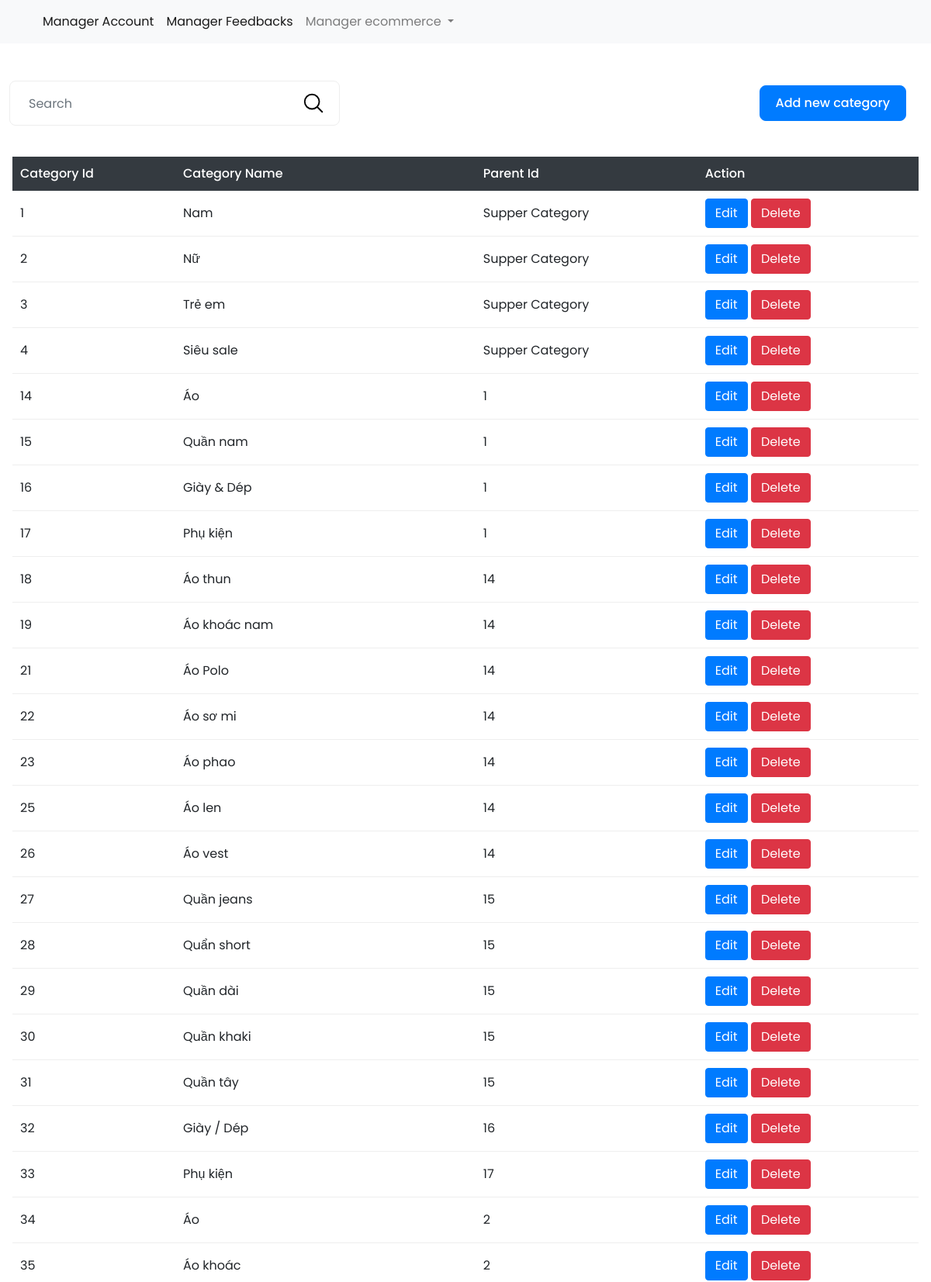
Screenshot of /admin/categories/index.php (upper part) with the database file from the repository.
### tables this page shows
CREATE TABLE `categories` (
  `category_id` int(11) NOT NULL,
  `category_name` varchar(255) NOT NULL,
  `parent_id` int(11) DEFAULT NULL
);

### app/models/Template.php (called while the page is built, shortened)
<?php
class Template
{
    public function render($view, $data)
    {
        extract($data);
        include BASE_URL . 'app/views/' . $view . '.php';
        return ob_get_clean();
    }
}

### admin/categories/index.php (called while the page is built, shortened)
<?php
require_once "../../config/database.php";
$category = new Category();
$category_data = $category->getCategories();
$template = new Template();
$data = [
    'title' => 'Quản lý danh mục',
    'slot' => $template->render('blocks/list_category', ['category_data' => $category_data])
];

### app/models/Category.php (called while the page is built, shortened)
<?php
class Category extends Database
{
    public static function getCategories()
    {
        $categoryStmt = parent::$connection->prepare("SELECT * FROM categories");
        return parent::select($categoryStmt);
    }
}

### app/models/Database.php (called while the page is built, shortened)
<?php
class Database
{
    public static function select($stmt)
    {
        if ($stmt) {
            $stmt->execute();
            return $stmt->get_result()->fetch_all(MYSQLI_ASSOC);
        }
    }
}

### app/views/blocks/list_category.php (the view, shortened to what this page needs)
<div class="container-fluid">
	<div class="main row mt-4">
		<div class="manager">
			<div class="w-100 d-flex justify-content-between align-items-center py-4">
				<form class="search" action="" method="get">
					<div class="row py-1 px-1">
						<div class="col-10">
							<input type="text" name="search" id="search" placeholder="Search" class="border-0 form-control" />
						</div>
						<div class="col-2 d-flex aligns-item-center justify-content-center cursor-pointer">
							<button class="bg-white border-0" type="submit">
								<svg style="width: 30px" xmlns="http://www.w3.org/2000/svg" fill="none" viewBox="0 0 24 24" stroke-width="1.5" stroke="currentColor" class="w-6 h-6">
									<path stroke-linecap="round" stroke-linejoin="round" d="M21 21l-5.197-5.197m0 0A7.5 7.5 0 105.196 5.196a7.5 7.5 0 0010.607 10.607z" />
								</svg>
							</button>
						</div>
					</div>
				</form>
				<div>
					<button class="button btn btn-user-add text-white btn-primary" onclick="clickButtonToOn()">
						Add new category
					</button>
				</div>
			</div>
		</div>
		<div class="p-3 w-100">
			<table class="w-100">
				<thead class="bg-dark text-white">
					<th>Category Id</th>
					<th>Category Name</th>
					<th>Parent Id</th>
					<th>Action</th>
				</thead>
				<tbody>
					<?php
					if (isset($category_data)) {
						foreach ($category_data as $key =>
							$category) { ?>
							<tr>
								<td class="py-2"><?= $category["category_id"] ?></td>
								<td class="py-2"><?= $category["category_name"] ?></td>
								<td class="py-2"><?= $category["parent_id"] != null ? $category["parent_id"] : "Supper Category" ?></td>
								<td>
									<div class="">
										<button class="btn btn-primary" data-edit="<?= $category["category_id"] ?>">Edit</button>
										<a class="btn btn-danger" href="./delete.php?id=<?= $category["category_id"] ?>" onclick="return deleteCommit();">Delete</a>
									</div>
								</td>
							</tr>
					<?php
						}
					}
					?>
				</tbody>
			</table>
		</div>
	</div>
</div>

### css/dashboard.css (style rules this page uses)
* { margin: 0; padding: 0; box-sizing: border-box; }
html, body { height: 100%; font-family: "Poppins", sans-serif; -webkit-font-smoothing: antialiased; }
button { border: none; outline: none; }
.button { padding: 10px 20px; color: #fff; margin-right: 20px; text-decoration: none; border-radius: 8px; font-weight: 500; }
thead { padding: 10px 0; }
table thead th { font-weight: 500; }
.manager .search { border: 1px solid #eee; padding: 5px 8px; border-radius: 8px; }
.manager .search button { background-color: transparent; border-left: 1px solid #eee; }
tbody tr { border-bottom: 1px solid #eee; }
table thead th { padding: 10px !important; }
table tbody tr td { padding: 10px !important; }

### rows the page displays
categories: category_id "1", category_name "Nam", shows "Supper Category"
categories: category_id "2", category_name "Nữ", shows "Supper Category"
categories: category_id "3", category_name "Trẻ em", shows "Supper Category"
categories: category_id "4", category_name "Siêu sale", shows "Supper Category"
categories: category_id "14", category_name "Áo", parent "1"
categories: category_id "15", category_name "Quần nam", parent "1"
categories: category_id "16", category_name "Giày & Dép", parent "1"
categories: category_id "17", category_name "Phụ kiện", parent "1"
categories: category_id "18", category_name "Áo thun", parent "14"
categories: category_id "19", category_name "Áo khoác nam", parent "14"
categories: category_id "21", category_name "Áo Polo", parent "14"
categories: category_id "22", category_name "Áo sơ mi", parent "14"
categories: category_id "23", category_name "Áo phao", parent "14"
categories: category_id "25", category_name "Áo len", parent "14"
categories: category_id "26", category_name "Áo vest", parent "14"
categories: category_id "27", category_name "Quần jeans", parent "15"
categories: category_id "28", category_name "Quẩn short", parent "15"
categories: category_id "29", category_name "Quần dài", parent "15"
categories: category_id "30", category_name "Quần khaki", parent "15"
categories: category_id "31", category_name "Quần tây", parent "15"
categories: category_id "32", category_name "Giày / Dép", parent "16"
categories: category_id "33", category_name "Phụ kiện", parent "17"
categories: category_id "34", category_name "Áo", parent "2"
categories: category_id "35", category_name "Áo khoác", parent "2"
